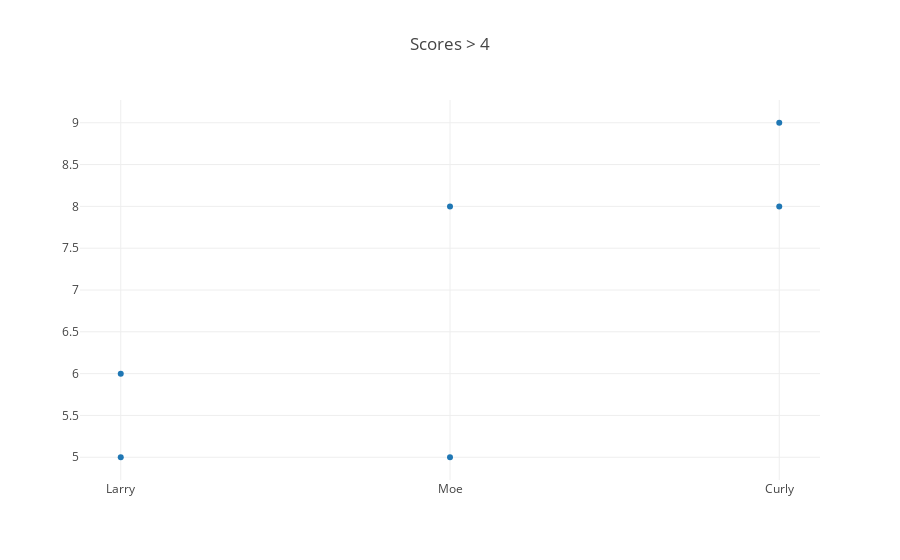

This figure's notebook cell:
### Markdown cell above
#### Basic Example

### Code cell
import plotly.offline as off

off.init_notebook_mode(connected=True)

subject = ['Moe','Larry','Curly','Moe','Larry','Curly','Moe','Larry','Curly','Moe','Larry','Curly']
score = [1,6,2,8,2,9,4,5,1,5,2,8]

data = [dict(
  type = 'scatter',
  x = subject,
  y = score,
  mode = 'markers',
  transforms = [dict(
    type = 'filter',
    target = 'y',
    operation = '>',
    value = 4
  )]
)]

layout = dict(
    title = 'Scores > 4'
)

off.iplot({'data': data, 'layout': layout}, validate=False)

### Figure 1 — Plotly figure (JSON) as saved in the notebook; plotly's stock layout.template omitted (floating-point values rounded to 4 significant figures)
{"data": [{"mode": "markers", "transforms": [{"operation": ">", "target": "y", "type": "filter", "value": 4}], "type": "scatter", "x": ["Moe", "Larry", "Curly", "Moe", "Larry", "Curly", "Moe", "Larry", "Curly", "Moe", "Larry", "Curly"], "y": [1, 6, 2, 8, 2, 9, 4, 5, 1, 5, 2, 8]}], "layout": {"title": "Scores > 4"}}
